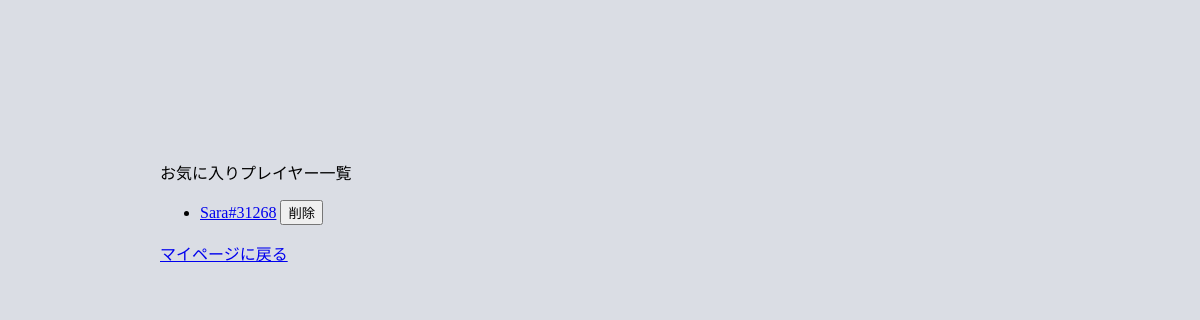
The app's page /favorite_game_player/ (signed in), older data.
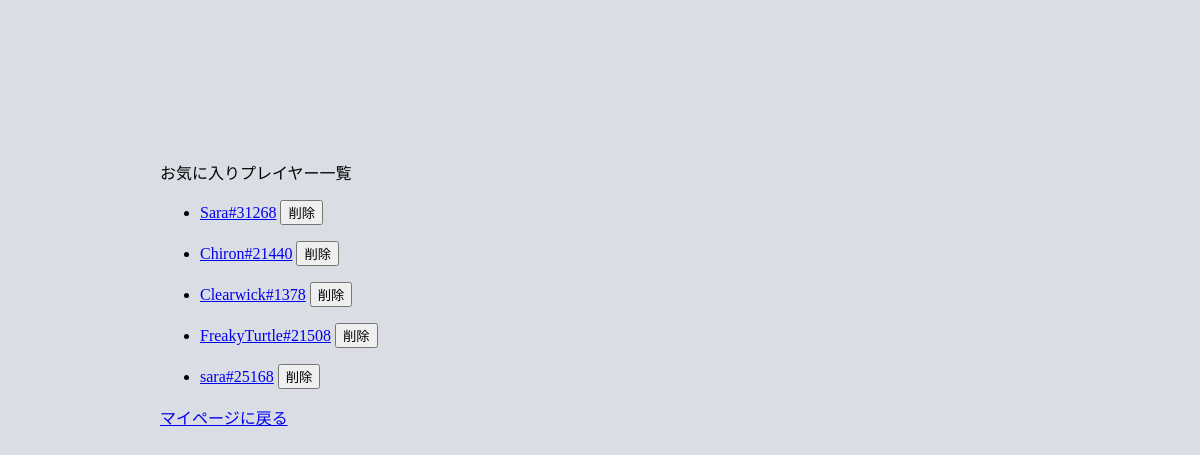
The same page, newer data.
### overwin/models.py (models this page shows, shortened)
class FavoriteGamePlayer(models.Model):
    user = models.ForeignKey(User, on_delete=models.CASCADE)
    game_player = models.ForeignKey(GamePlayer, on_delete=models.CASCADE, to_field='battle_tag')

class GamePlayer(models.Model):
    battle_tag = models.CharField(max_length=32, unique=True)

### overwin/views/favorite_game_player.py (the view, shortened to what this page needs)
# urls.py: path('favorite_game_player/', FavoritePlayerView.as_view(),   name='favorite_game_player'),
@method_decorator(login_required, name="dispatch")
class FavoritePlayerView(generic.ListView):
    template_name = "overwin/favorite_game_player.html"
    model = FavoriteGamePlayer
    query_set = FavoriteGamePlayer.objects.all()

### overwin/templates/overwin/favorite_game_player.html (shortened to what this page needs)
{% extends 'overwin/base.html'%}
{% block title %}
<div class="h1">お気に入りプレイヤー一覧</div>
{% endblock %}
{% block content %}
{% if object_list %}
<div>
    {% for player in object_list %}
    <ul>
        <li>
            <a href="{% url 'overwin:game_player_info' %}?battle_tag={{ player.game_player.battle_tag|urlencode }}">{{ player.game_player.battle_tag }}</a>
            <form action="{% url 'overwin:favorite_game_player' %}" method="post" style="display: inline;">
                <button type="submit">削除</button>
            </form>
        </li>
    </ul>
    {% endfor %}
</div>
{% else %}
<p>プレイヤーが登録されていません</p>
{% endif %}
<a href="{% url 'overwin:mypage' %}" class="btn btn-secondary">マイページに戻る</a>
{% endblock %}

### overwin/templates/overwin/base.html (shortened to what this page needs)
<!DOCTYPE html>
<html lang="ja">
{% load static %}
<head>
    <link rel="stylesheet" href="{% static 'overwin/css/style.css'%}">
</head>
<body>
<div class="container mx-auto text-center">
{% block title %}
{% endblock %}
{% block content %}
{% endblock %}
</div>
</body>
</html>

### overwin/static/overwin/css/style.css (style rules this page uses)
body { padding: 40px; background-color: #DADDE4; margin: 10%; }

Row changes from the older to the newer data that the page shows:
added FavoriteGamePlayer: game_player.battle_tag "Chiron#21440"
added FavoriteGamePlayer: game_player.battle_tag "Clearwick#1378"
added FavoriteGamePlayer: game_player.battle_tag "FreakyTurtle#21508"
added FavoriteGamePlayer: game_player.battle_tag "sara#25168"
